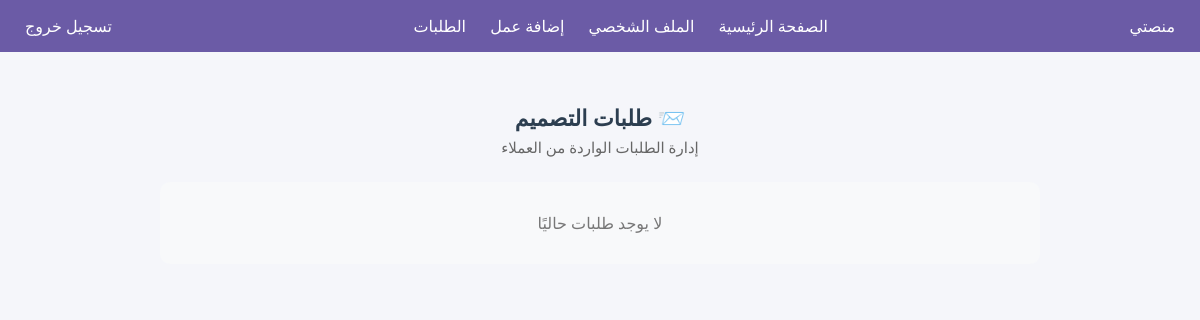
Page /designer/requests (signed in) on the earlier database version.
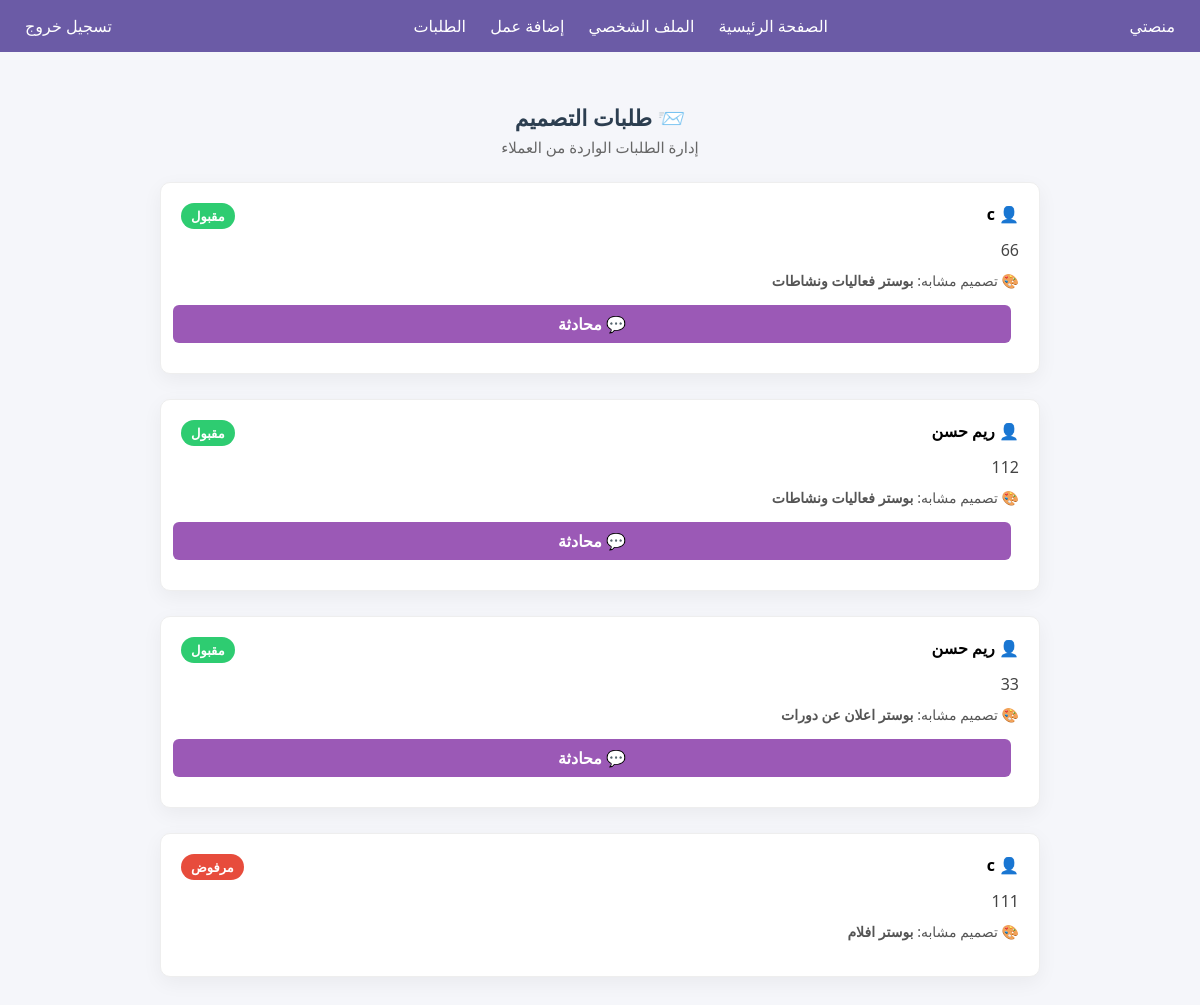
Same page on the later database version.
### tables this page shows
CREATE TABLE requests (
    id INTEGER PRIMARY KEY AUTOINCREMENT,
        client_id INTEGER NOT NULL,
            designer_id INTEGER NOT NULL,
                design_id INTEGER,
                    description TEXT NOT NULL,
                        status TEXT DEFAULT 'مفتوح',
                            created_at TIMESTAMP DEFAULT CURRENT_TIMESTAMP
                            , chat_enabled INTEGER DEFAULT 0);

CREATE TABLE users (
            id INTEGER PRIMARY KEY AUTOINCREMENT,
            username TEXT NOT NULL,
            email TEXT NOT NULL,
            password TEXT NOT NULL,
            role TEXT NOT NULL
        , active INTEGER DEFAULT 1, bio TEXT DEFAULT '', portfolio TEXT DEFAULT '', specialty TEXT DEFAULT '', work_type TEXT DEFAULT '');

CREATE TABLE designs (
    id INTEGER PRIMARY KEY AUTOINCREMENT,
    designer_id INTEGER,
    title TEXT,
    description TEXT,
    image_path TEXT,
    FOREIGN KEY (designer_id) REFERENCES users(id)
);

### app/designer/routes.py (the view)
@designer_bp.route('/requests')
def designer_requests():
    if not designer_required():
        flash('غير مسموح بالدخول')
        return redirect(url_for('auth.login'))
    conn = sqlite3.connect(Config.DATABASE)
    conn.row_factory = sqlite3.Row
    requests = conn.execute("""
        SELECT
            r.id,
            r.description,
            r.status,
            u.username AS client_name,
            d.title AS design_title
        FROM requests r
        JOIN users u ON r.client_id = u.id
        LEFT JOIN designs d ON r.design_id = d.id
        WHERE r.designer_id = ?
        ORDER BY r.created_at DESC
    """, (session['user_id'],)).fetchall()
    conn.close()
    return render_template(
        'designer/requests.html',
        requests=requests
    )

### app/designer/routes.py (called while the page is built)
def designer_required():
    return 'role' in session and session['role'] == 'designer'

### app/designer/templates/designer/requests.html (shortened to what this page needs)
{% extends 'base.html' %}
{% block content %}
<div class="designer-requests-page">
    <div class="page-header">
        <h2>📨 طلبات التصميم</h2>
        <p>إدارة الطلبات الواردة من العملاء</p>
    </div>
    {% if requests %}
        <div class="requests-list">
            {% for req in requests %}
            <div class="request-card">
                <div class="request-top">
                    <span class="client-name">
                        👤 {{ req['client_name'] }}
                    </span>
                    <span class="status status-{{ req['status'] }}">
                        {{ req['status'] }}
                    </span>
                </div>
                <p class="request-desc">
                    {{ req['description'] }}
                </p>
                {% if req['design_title'] %}
                <p class="design-ref">
                    🎨 تصميم مشابه: <strong>{{ req['design_title'] }}</strong>
                </p>
                {% endif %}
                <div class="request-actions">
                    {% if req['status'] == 'مفتوح' %}
                        <a href="{{ url_for('designer.accept_request', request_id=req['id']) }}" class="btn accept">قبول</a>
                        <a href="{{ url_for('designer.reject_request', request_id=req['id']) }}" class="btn reject">رفض</a>
                    {% elif req['status'] == 'مقبول' %}
                        <a href="{{ url_for('chat.chat', request_id=req['id']) }}" class="btn chat">💬 محادثة</a>
                    {% endif %}
                </div>
            </div>
            {% endfor %}
        </div>
    {% else %}
        <div class="empty-box">
            لا يوجد طلبات حاليًا
        </div>
    {% endif %}
</div>
{% endblock %}

### app/templates/base.html (shortened to what this page needs)
<!DOCTYPE html>
<html lang="ar">
<head>
    <link rel="stylesheet" href="{{ url_for('static', filename='style.css') }}">
</head>
<body>
    <nav class="navbar">
        <div class="navbar-container">
            <div class="nav-left">
                <a href="/" class="logo">منصتي</a>
            </div>
            <div class="nav-center">
                <a href="{{ url_for('home.home') }}">الصفحة الرئيسية</a>
                <a href="{{ url_for('client.profile') if session['role'] == 'client' else url_for('designer.profile') }}">الملف الشخصي</a>
                {% if session['role'] == 'designer' %}
                    <a href="{{ url_for('designer.add_design') }}">إضافة عمل</a>
                    <a href="{{ url_for('designer.designer_requests') }}">الطلبات</a>
                {% endif %}
            </div>
            <div class="nav-right">
                <a href="{{ url_for('auth.logout') }}" class="btn-logout">تسجيل خروج</a>
            </div>
        </div>
    </nav>
    <main>
        {% block content %}{% endblock %}
    </main>
</body>
</html>

### app/static/style.css (style rules this page uses)
* { margin: 0; padding: 0; box-sizing: border-box; font-family: 'Segoe UI', Tahoma, Geneva, Verdana, sans-serif; }
body { direction: rtl; background-color: #f5f6fa; }
.request-card, .portfolio-card { background-color: #fff; padding: 15px; margin-bottom: 10px; border-radius: 10px; box-shadow: 0 2px 8px rgba(0,0,0,0.1); }
.navbar { background: #6b5ba6; padding: 15px; color: #fff; }
.navbar-container { display: flex; justify-content: space-between; align-items: center; }
.navbar a { color: #fff; margin: 0 10px; text-decoration: none; }
.page-header { text-align: center; margin-bottom: 30px; }
.page-header h2 { font-size: 22px; font-weight: 600; margin-bottom: 8px; }
.page-header p { font-size: 14px; color: #777; }
.btn { display: block; width: 100%; padding: 12px; text-align: center; border-radius: 5px; text-decoration: none; font-weight: bold; margin-bottom: 10px; cursor: pointer; border: none; }
.page-header { text-align: center; margin-bottom: 25px; }
.page-header h2 { margin-bottom: 8px; color: #2c3e50; }
.page-header p { color: #666; font-size: 15px; }
.request-card { background: #fff; border-radius: 10px; border: 1px solid #eee; box-shadow: 0 4px 15px rgba(0,0,0,0.06); padding: 25px; }
.request-card { background: #fff; border: 1px solid #eee; border-radius: 10px; padding: 20px; box-shadow: 0 4px 12px rgba(0,0,0,0.08); transition: transform 0.3s, box-shadow 0.3s; position: relative; }
.status { padding: 5px 12px; border-radius: 6px; font-weight: bold; display: inline-block; font-size: 0.9rem; }

### app/designer/templates/designer/requests.html (style rules this page uses)
.designer-requests-page { max-width: 900px; margin: 40px auto; padding: 10px; }
.page-header { margin-bottom: 25px; }
.page-header h2 { margin-bottom: 5px; }
.page-header p { color: #666; }
.requests-list { display: flex; flex-direction: column; gap: 15px; }
.request-card { background: #fff; border-radius: 10px; padding: 20px; box-shadow: 0 6px 20px rgba(0,0,0,0.05); }
.request-top { display: flex; justify-content: space-between; margin-bottom: 10px; }
.client-name { font-weight: bold; }
.status { padding: 4px 10px; border-radius: 20px; font-size: 13px; color: #fff; }
.status-مقبول { background: #2ecc71; }
.status-مرفوض { background: #e74c3c; }
.request-desc { margin: 10px 0; color: #444; }
.design-ref { font-size: 14px; color: #555; }
.request-actions { margin-top: 15px; }
.btn { padding: 8px 18px; border-radius: 6px; text-decoration: none; color: white; font-weight: bold; margin-right: 8px; }
.chat { background: #9b59b6; }

Differences in the rows shown:
added requests: client_name "c", status "مقبول", description "66", design_title "بوستر فعاليات ونشاطات"
added requests: client_name "ريم حسن", status "مقبول", description "112", design_title "بوستر فعاليات ونشاطات"
added requests: client_name "ريم حسن", status "مقبول", description "33", design_title "بوستر اعلان عن دورات"
added requests: client_name "c", status "مرفوض", description "111", design_title "بوستر افلام"
Other differences:
text no longer shown: "لا يوجد طلبات حاليًا"
